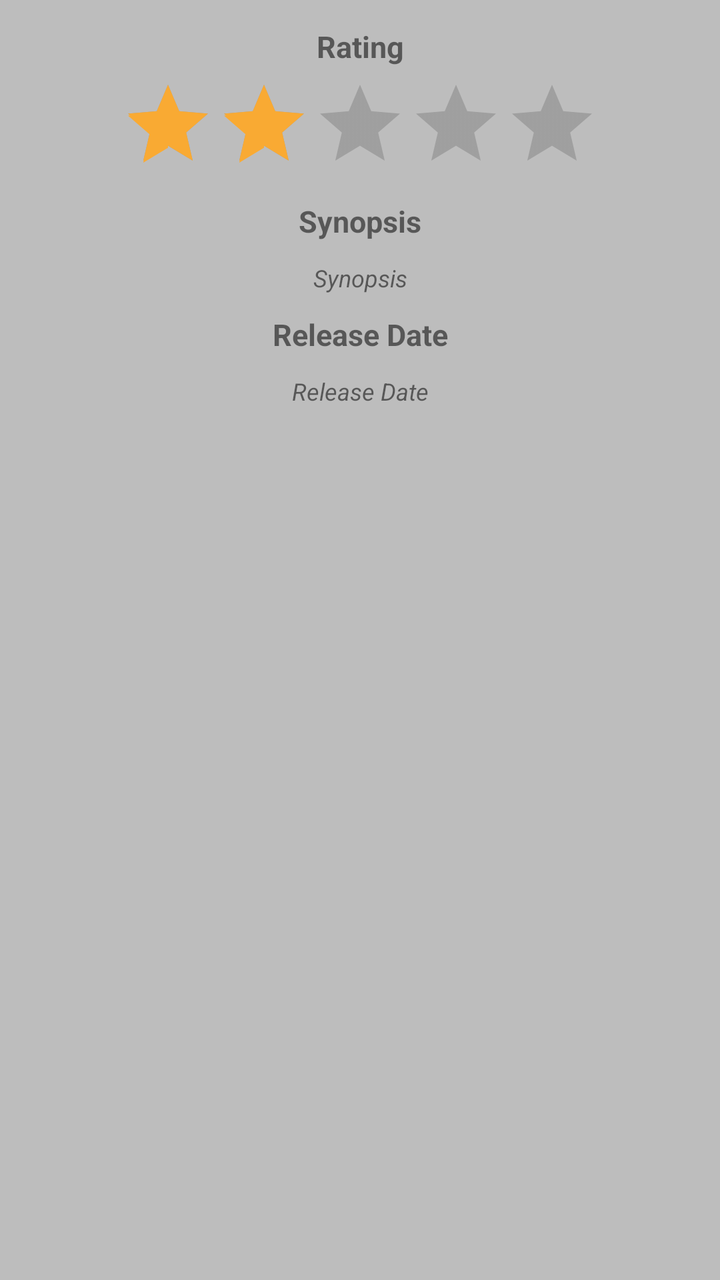
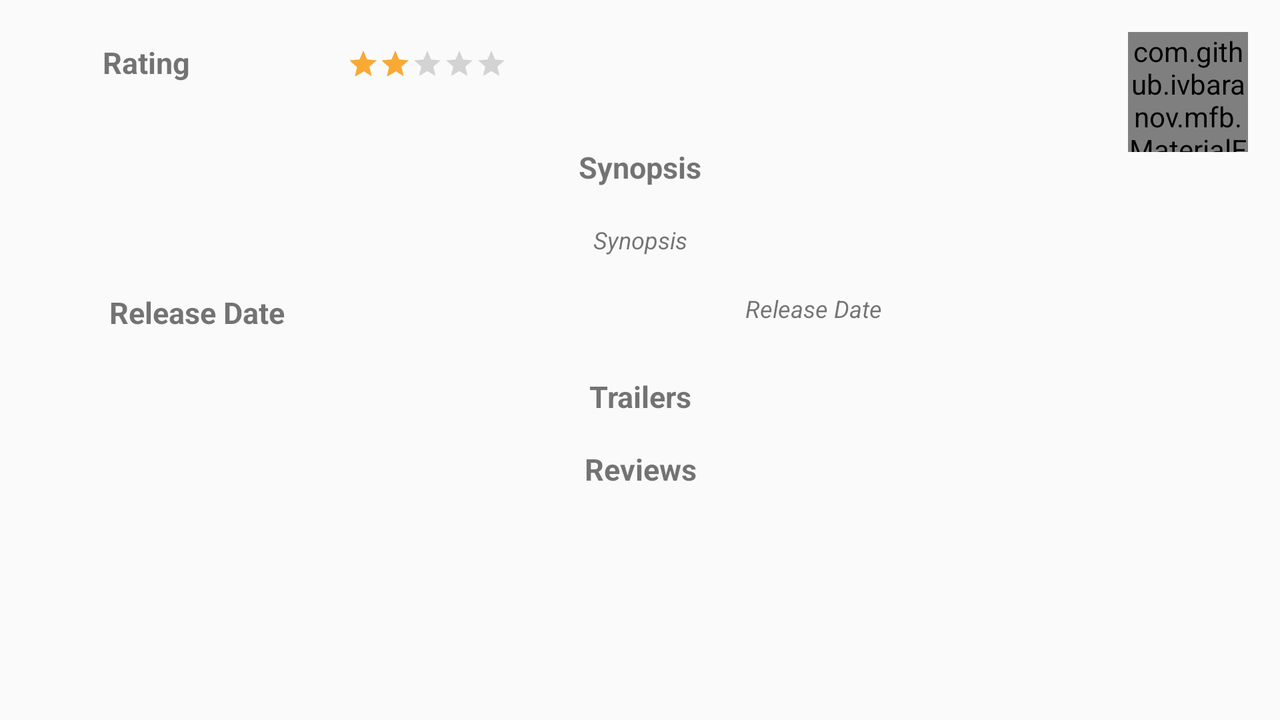

The same Android screen from two of the app's own layout files: first res/layout/ as a phone draws it, then the repository's variant for another configuration, drawn on a device whose configuration selects that folder. Both files follow.
<!-- AndroidManifest.xml: activity theme AppTheme.NoActionBar -->
<!-- res/layout/detail.xml -->
<?xml version="1.0" encoding="utf-8"?>
<android.support.constraint.ConstraintLayout
    xmlns:android="http://schemas.android.com/apk/res/android"
    android:layout_width="match_parent"
    android:layout_height="match_parent"
    xmlns:app="http://schemas.android.com/apk/res-auto"
    xmlns:tools="http://schemas.android.com/tools"
    android:background="@color/backgroundView"
    app:layout_behavior="@string/appbar_scrolling_view_behavior"
    tools:context="com.hilbing.mymovies.activities.DetailActivity"
    tools:showIn="@layout/activity_detail">

    <ScrollView
        android:layout_width="match_parent"
        android:layout_height="match_parent"
        android:layout_marginStart="8dp"
        android:layout_marginTop="8dp"
        android:layout_marginEnd="8dp"
        android:layout_marginBottom="8dp"
        app:layout_constraintBottom_toBottomOf="parent"
        app:layout_constraintEnd_toEndOf="parent"
        app:layout_constraintStart_toStartOf="parent"
        app:layout_constraintTop_toTopOf="parent">

        <LinearLayout
            android:layout_width="match_parent"
            android:layout_height="match_parent"
            android:orientation="vertical">

            <TextView
                android:id="@+id/tv_movie_rating_label"
                android:layout_width="match_parent"
                android:layout_height="match_parent"
                android:text="@string/rating"
                android:textAlignment="center"
                android:padding="@dimen/movie_title_padding"
                android:textStyle="bold"
                android:textSize="@dimen/text_size_title"/>

            <RatingBar
                android:id="@+id/ratingBar"
                android:layout_width="wrap_content"
                android:layout_height="wrap_content"
                android:layout_gravity="center_horizontal"
                android:numStars="5"
                android:rating="2"
                android:stepSize="1" />

            <TextView
                android:id="@+id/tv_movie_synopsis_label"
                android:layout_width="match_parent"
                android:layout_height="match_parent"
                android:text="@string/synopsis"
                android:textAlignment="center"
                android:padding="@dimen/movie_title_padding"
                android:textStyle="bold"
                android:textSize="@dimen/text_size_title"/>

            <TextView
                android:id="@+id/tv_movie_synopsis"
                android:layout_width="match_parent"
                android:layout_height="match_parent"
                android:text="@string/synopsis"
                android:textAlignment="center"
                android:padding="@dimen/movie_title_padding"
                android:textStyle="italic"
                android:textSize="@dimen/text_size_normal"/>

            <TextView
                android:id="@+id/tv_movie_release_label"
                android:layout_width="match_parent"
                android:layout_height="match_parent"
                android:text="@string/release_date"
                android:textAlignment="center"
                android:padding="@dimen/movie_title_padding"
                android:textStyle="bold"
                android:textSize="@dimen/text_size_title"/>

            <TextView
                android:id="@+id/tv_release"
                android:layout_width="match_parent"
                android:layout_height="match_parent"
                android:text="@string/release_date"
                android:textAlignment="center"
                android:padding="@dimen/movie_title_padding"
                android:textStyle="italic"
                android:textSize="@dimen/text_size_normal"/>


        </LinearLayout>




    </ScrollView>





</android.support.constraint.ConstraintLayout>
<!-- resources referenced by this layout -->
<resources>
  <color name="backgroundView">#BDBDBD</color>
  <dimen name="movie_title_padding">5dp</dimen>
  <dimen name="text_size_normal">12sp</dimen>
  <dimen name="text_size_title">15sp</dimen>
  <string name="rating">Rating</string>
  <string name="release_date">Release Date</string>
  <string name="synopsis">Synopsis</string>
  <style name="AppTheme.NoActionBar">
          <item name="windowActionBar">false</item>
          <item name="windowNoTitle">true</item>
      </style>
</resources>
<!-- res/layout-land/detail.xml (the repository's variant of the layout above) -->
<!-- drawn on the phone turned sideways -->
<?xml version="1.0" encoding="utf-8"?>
<RelativeLayout
    xmlns:android="http://schemas.android.com/apk/res/android"
    android:layout_width="match_parent"
    android:layout_height="match_parent"
    xmlns:app="http://schemas.android.com/apk/res-auto"
    xmlns:tools="http://schemas.android.com/tools"
    app:layout_behavior="@string/appbar_scrolling_view_behavior"
    tools:context="com.hilbing.mymovies.activities.DetailActivity"
    tools:showIn="@layout/activity_detail">

    <ScrollView
        android:layout_width="match_parent"
        android:layout_height="match_parent"
        android:layout_marginStart="8dp"
        android:layout_marginTop="8dp"
        android:layout_marginEnd="8dp"
        android:layout_marginBottom="8dp"
        app:layout_constraintBottom_toBottomOf="parent"
        app:layout_constraintEnd_toEndOf="parent"
        app:layout_constraintStart_toStartOf="parent"
        app:layout_constraintTop_toTopOf="parent">

        <android.support.constraint.ConstraintLayout
            android:layout_width="match_parent"
            android:layout_height="match_parent"
            android:orientation="vertical">

            <TextView
                android:id="@+id/tv_movie_rating_label"
                android:layout_width="114dp"
                android:layout_height="33dp"
                android:layout_marginStart="8dp"
                android:layout_marginTop="8dp"
                android:layout_marginEnd="8dp"
                android:padding="@dimen/movie_title_padding"
                android:text="@string/rating"
                android:textAlignment="center"
                android:textSize="@dimen/text_size_title"
                android:textStyle="bold"
                app:layout_constraintEnd_toEndOf="parent"
                app:layout_constraintHorizontal_bias="0.0"
                app:layout_constraintStart_toStartOf="parent"
                app:layout_constraintTop_toTopOf="parent" />

            <RatingBar
                android:id="@+id/ratingBar"
                style="@style/Widget.AppCompat.RatingBar.Small"
                android:layout_width="wrap_content"
                android:layout_height="wrap_content"
                android:layout_gravity="center_horizontal"
                android:layout_marginStart="8dp"
                android:layout_marginTop="16dp"
                android:layout_marginEnd="8dp"
                android:numStars="5"
                android:rating="2"
                android:stepSize="1"
                app:layout_constraintEnd_toEndOf="parent"
                app:layout_constraintHorizontal_bias="0.088"
                app:layout_constraintStart_toEndOf="@+id/tv_movie_rating_label"
                app:layout_constraintTop_toTopOf="parent" />

            <com.github.ivbaranov.mfb.MaterialFavoriteButton
                android:id="@+id/btn_favorite"
                android:layout_width="60dp"
                android:layout_height="60dp"
                android:layout_alignParentRight="true"
                android:layout_marginTop="8dp"
                android:layout_marginEnd="8dp"
                android:background="@color/colorAccent"
                app:mfb_animate_favorite="true"
                app:mfb_not_favorite_image="@drawable/ic_no_favorite"
                app:mfb_favorite_image="@drawable/ic_favorite"
                app:layout_constraintEnd_toEndOf="parent"
                app:layout_constraintTop_toTopOf="parent" />

            <TextView
                android:id="@+id/tv_movie_synopsis_label"
                android:layout_width="match_parent"
                android:layout_height="match_parent"
                android:layout_marginStart="8dp"
                android:layout_marginTop="8dp"
                android:layout_marginEnd="8dp"
                android:layout_marginBottom="8dp"
                android:padding="@dimen/movie_title_padding"
                android:text="@string/synopsis"
                android:textAlignment="center"
                android:textSize="@dimen/text_size_title"
                android:textStyle="bold"
                app:layout_constraintBottom_toTopOf="@+id/rv_trailer"
                app:layout_constraintEnd_toEndOf="parent"
                app:layout_constraintHorizontal_bias="1.0"
                app:layout_constraintStart_toStartOf="parent"
                app:layout_constraintTop_toBottomOf="@+id/tv_movie_rating_label"
                app:layout_constraintVertical_bias="0.094" />

            <TextView
                android:id="@+id/tv_movie_synopsis"
                android:layout_width="match_parent"
                android:layout_height="match_parent"
                android:layout_marginStart="8dp"
                android:layout_marginTop="8dp"
                android:layout_marginEnd="8dp"
                android:padding="@dimen/movie_title_padding"
                android:text="@string/synopsis"
                android:textAlignment="center"
                android:textSize="@dimen/text_size_normal"
                android:textStyle="italic"
                app:layout_constraintEnd_toEndOf="parent"
                app:layout_constraintStart_toStartOf="parent"
                app:layout_constraintTop_toBottomOf="@+id/tv_movie_synopsis_label" />

            <TextView
                android:id="@+id/tv_movie_release_label"
                android:layout_width="165dp"
                android:layout_height="39dp"
                android:layout_marginStart="8dp"
                android:layout_marginTop="8dp"
                android:padding="@dimen/movie_title_padding"
                android:text="@string/release_date"
                android:textAlignment="center"
                android:textSize="@dimen/text_size_title"
                android:textStyle="bold"
                app:layout_constraintStart_toStartOf="parent"
                app:layout_constraintTop_toBottomOf="@+id/tv_movie_synopsis" />

            <TextView
                android:id="@+id/tv_release"
                android:layout_width="200dp"
                android:layout_height="39dp"
                android:layout_marginStart="8dp"
                android:layout_marginTop="8dp"
                android:layout_marginEnd="8dp"
                android:padding="@dimen/movie_title_padding"
                android:text="@string/release_date"
                android:textAlignment="center"
                android:textSize="@dimen/text_size_normal"
                android:textStyle="italic"
                app:layout_constraintEnd_toEndOf="parent"
                app:layout_constraintStart_toEndOf="@+id/tv_movie_release_label"
                app:layout_constraintTop_toBottomOf="@+id/tv_movie_synopsis" />

            <TextView
                android:id="@+id/tv_trailer"
                android:layout_width="match_parent"
                android:layout_height="wrap_content"
                android:layout_marginStart="8dp"
                android:layout_marginTop="8dp"
                android:layout_marginEnd="8dp"
                android:layout_marginBottom="8dp"
                android:text="@string/trailer"
                android:textAlignment="center"
                android:textSize="@dimen/text_size_title"
                android:textStyle="bold"
                app:layout_constraintBottom_toTopOf="@+id/rv_trailer"
                app:layout_constraintEnd_toEndOf="parent"
                app:layout_constraintStart_toStartOf="parent"
                app:layout_constraintTop_toBottomOf="@+id/tv_movie_release_label" />

            <android.support.v7.widget.RecyclerView
                android:id="@+id/rv_trailer"
                android:layout_width="match_parent"
                android:layout_height="wrap_content"
                android:layout_marginStart="8dp"
                android:layout_marginTop="8dp"
                android:layout_marginEnd="8dp"
                android:scrollbars="vertical"
                app:layout_constraintEnd_toEndOf="parent"
                app:layout_constraintHorizontal_bias="1.0"
                app:layout_constraintStart_toStartOf="parent"
                app:layout_constraintTop_toBottomOf="@+id/tv_trailer">

            </android.support.v7.widget.RecyclerView>

            <TextView
                android:id="@+id/tv_reviews"
                android:layout_width="match_parent"
                android:layout_height="wrap_content"
                android:layout_marginStart="8dp"
                android:layout_marginTop="8dp"
                android:layout_marginEnd="8dp"
                android:text="@string/reviews"
                android:textAlignment="center"
                android:textSize="@dimen/text_size_title"
                android:textStyle="bold"
                app:layout_constraintEnd_toEndOf="parent"
                app:layout_constraintStart_toStartOf="parent"
                app:layout_constraintTop_toBottomOf="@+id/rv_trailer" />

            <android.support.v7.widget.RecyclerView
                android:id="@+id/rv_reviews"
                android:layout_width="match_parent"
                android:layout_height="wrap_content"
                android:layout_marginStart="8dp"
                android:layout_marginEnd="8dp"
                android:scrollbars="vertical"
                app:layout_constraintEnd_toEndOf="parent"
                app:layout_constraintHorizontal_bias="0.0"
                app:layout_constraintStart_toStartOf="parent"
                app:layout_constraintTop_toBottomOf="@+id/tv_reviews"
                tools:layout_editor_absoluteY="517dp">

            </android.support.v7.widget.RecyclerView>


        </android.support.constraint.ConstraintLayout>


    </ScrollView>

</RelativeLayout>
<!-- resources referenced by the variant -->
<!-- as the phone turned sideways resolves them -->
<resources>
  <color name="colorAccent">#F9AA33</color>
  <dimen name="movie_title_padding">5dp</dimen>
  <dimen name="text_size_normal">12sp</dimen>
  <dimen name="text_size_title">15sp</dimen>
  <string name="rating">Rating</string>
  <string name="release_date">Release Date</string>
  <string name="reviews">Reviews</string>
  <string name="synopsis">Synopsis</string>
  <string name="trailer">Trailers</string>
  <style name="AppTheme.NoActionBar">
          <item name="windowActionBar">false</item>
          <item name="windowNoTitle">true</item>
      </style>
</resources>
